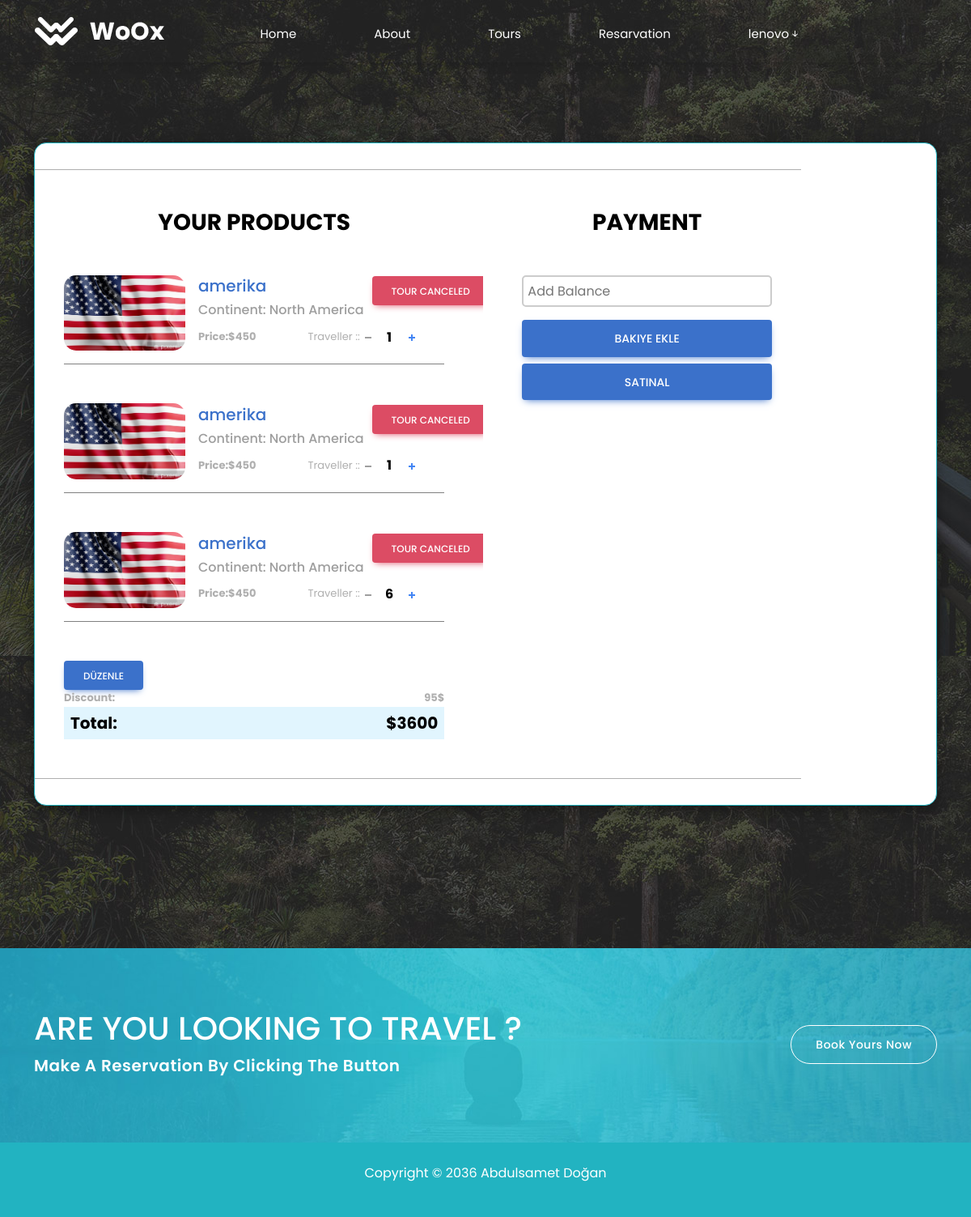
Screenshot of /BasketUser/ (signed in) with the database file from the repository.
### appUser/models.py (models this page shows)
class Basket(models.Model):
    tuors = models.ForeignKey(Tour, verbose_name=("turadı"), on_delete=models.CASCADE)
    user = models.ForeignKey(User, on_delete=models.CASCADE, null=True)
    userinfo = models.ForeignKey(Userinfo, verbose_name=("kullanıcı"), on_delete=models.CASCADE, null=True)
    quanity = models.IntegerField(("adet"), null=True)
    total_price = models.IntegerField(("toplam fiyat"), null=True)
    created_at = models.DateTimeField(auto_now_add=True, null=True)
    is_paid = models.BooleanField(default=False, null=True)

### appMy/models.py (models this page shows, shortened)
class Tour(models.Model):
    continents = models.ForeignKey(Continents, verbose_name=("kıta"), on_delete=models.CASCADE, blank=True, null=True)
    header=models.CharField(("tur üleksi"), max_length=50)
    text=models.TextField(("içerik"),max_length=5000)
    duration=models.CharField(("tur süresi"), max_length=50,null=True,blank=True)
    price=models.CharField(("fiyat"), max_length=50)
    total_price=models.CharField(("toplam yolcu adeti"), max_length=50,null=True)
    city=models.ManyToManyField(City, verbose_name=("şehirler"),blank=True)
    img=models.ImageField(("ülke bayrağı"), upload_to="None", max_length=500,null=True,blank=True)

class Continents (models.Model):
    header=models.CharField(("kıta adı"), max_length=50)
    text=models.TextField(("içerik"),max_length=2000)
    img=models.ImageField(("resim"), upload_to="resin",  max_length=500)
    population=models.CharField(("kıta nüfusu"), max_length=50)
    area=models.CharField(("kıta yüz ölçümü"), max_length=50)
    countries_total=models.CharField(("kıtadaki toplam ülke"), max_length=50)
    video=models.TextField(("videos"),max_length=500,null=True)
    def __str__(self):
        return self.header

### appUser/views.py (the view, shortened to what this page needs)
# urls.py: path('BasketUser/', BasketUser, name='BasketUser'),
@transaction.atomic
def BasketUser(request):
    userinfos = Userinfo.objects.filter(user=request.user)
    bask = Basket.objects.filter(user=request.user)
    total = 0
    for item in bask:
        total += item.total_price
    context = {
        "bask": bask,
        "total": total,
        "userinfos": userinfos,
    }
    return render(request, "basket.html", context)

### appMy/templates/basket.html (shortened to what this page needs)
{% extends "base.html" %}
{% load static %}
{% block body %}
<section class=" BasketUser" >
  <div class="container h-100 py-5  ">
    <div class="row d-flex justify-content-center align-items-center h-100 ">
      <div class="col ">
        <div class="card shopping-cart   " style="border-radius: 15px;">
          <div class="card-body text-black">
            <div class="row">
              <div class="col-lg-7 px-5 py-4 contry ">
                <h3 class="mb-5 pt-2 text-center fw-bold text-uppercase">Your products</h3>
               {% if bask %}
               <form action="" method="POST">
               {% for i in bask %}
               <div class="d-flex align-items-center mb-5 basket_product ">
                 <div class="flex-shrink-0">
                   <img src="{{ i.tuors.img.url }}"
                     class="img-fluid" style="width: 150px; border-radius: 15px;" alt="Generic placeholder image">
                 </div>
                 <div class="flex-grow-1 ms-3">
                   <a href="{% url 'BasketUser_delete' i.id %}" class="float-end text-black btn  btn-danger text-white">tour canceled</a>
                   <h5 class="text-primary">{{ i.tuors.header }}</h5>
                   <h6 style="color: #9e9e9e;">Continent: {{ i.tuors.continents }}</h6>
                   <div class="d-flex align-items-center">
                     <p class="fw-bold mb-0 me-5 pe-3">Price:${{ i.tuors.price }}</p>
                     <p>Traveller :: </p>
                     <div class="def-number-input number-input safari_only ">
                       <button  type="button" onclick="this.parentNode.querySelector('input[type=number]').stepDown()"
                         class="minus"></button>
                       <input class="quantity fw-bold text-black" min="0" name="quantity {{ i.id }}" value="{{ i.quanity }}"
                         type="number">
                       <button  type="button" onclick="this.parentNode.querySelector('input[type=number]').stepUp()"
                         class="plus"></button>
                     </div>
                   </div>
                 </div>
               </div>
               {% endfor %}
               <button type="submit" name="button" class="btn btn-primary"  value="edit" > düzenle</button>
               <div class="d-flex justify-content-between px-x">
                 <p class="fw-bold">Discount:</p>
                 <p class="fw-bold">95$</p>
               </div>
               <div class="d-flex justify-content-between p-2 mb-2" style="background-color: #e1f5fe;">
                 <h5 class="fw-bold mb-0">Total:</h5>
                 <h5 class="fw-bold mb-0"> ${{ total }} </h5>
               </div>
             </form>
               {% endif %}
              </div>
              <div class="col-lg-5 px-5 py-4">
                <h3 class="mb-5 pt-2 text-center fw-bold text-uppercase">Payment</h3>
                <form class="mb-5" method="POST">
                    <input placeholder="Add Balance" class="input-style mb-3 w-100" type="text" name="balance" >
                  <button type="submit" name="button" class="btn btn-primary btn-block btn-lg" value="balance" >Bakiye ekle</button>
                  <button type="submit" name="button" class="btn btn-primary btn-block btn-lg buynows" value="buynow" >satınal</button>
                </form>
              </div>
            </div>
          </div>
        </div>
      </div>
    </div>
  </div>
</section>
{% endblock body %}

### appMy/templates/base.html (shortened to what this page needs)
{% load static %}
<!DOCTYPE html>
<html lang="en">
<head>
    <link rel="stylesheet" href="https://cdn.jsdelivr.net/npm/font-awesome@4.7.0/css/font-awesome.css">
    <link rel="stylesheet" href="https://cdn.jsdelivr.net/npm/bootstrap-icons@1.10.5/font/bootstrap-icons.css">
    <link href="https://cdn.jsdelivr.net/npm/bootstrap@5.2.3/dist/css/bootstrap.min.css" rel="stylesheet">
    <link rel="stylesheet" href="https://cdnjs.cloudflare.com/ajax/libs/animate.css/4.1.1/animate.min.css">
    <link rel="stylesheet"   href="https://cdnjs.cloudflare.com/ajax/libs/mdb-ui-kit/6.3.0/mdb.min.css">
    <link rel="stylesheet" href=" {%  static 'style.css'  %} ">
</head>
<body>
  {% include "part/_header.html" %}
  {% block body %}
  {% endblock body %}
  {% include "part/_footer.html" %}
</body>
</html>

### appMy/templates/part/_header.html (shortened to what this page needs)
{% load static %}
  <nav class="navbar navbar-expand-lg  bg-color fixed-top p-3">
    <div class="container  ">
      <a class="navbar-brand" href="#"> <img src="{% static 'img/logo.png'  %}" alt="">  </a>
      <div class="collapse navbar-collapse   " id="navbarSupportedContent">
        <ul class="navbar-nav me-auto mb-2 mb-lg-0  w-100 d-flex justify-content-end ">
          <li class="nav-item  ">
            <a class="nav-link " aria-current="page" href=" {%  url 'index'  %} ">Home</a>
          </li>
          <li class="nav-item">
            <a class="nav-link " aria-current="page" href="{% url 'about'  %}">About</a>
          </li>
          <li class="nav-item">
            <a class="nav-link " aria-current="page" href="{% url 'deals'  %}">Tours</a>
          </li>
          {% if request.user.is_authenticated %}
          <li class="nav-item">
            <a class="nav-link " aria-current="page" href="{% url 'BasketUser' %}">Resarvation</a>
          </li>
          {% endif %}
          <li class="nav-item">
            {% if request.user.is_authenticated %}
            <ul class="navbar-nav">
              <li class="nav-item dropdown">
                <a class="nav-link " href="#" role="button" data-bs-toggle="dropdown" >
                  {{ user.username }}<i class="bi bi-arrow-down-short"></i>
                </a>
            {% else %}
            <a class="nav-link " aria-current="page" href="{% url 'register'  %}">Login / Register</a>
            {% endif %}
          </li>
        </ul>
      </div>
    </div>
  </nav>

### appMy/templates/part/_footer.html
{% load static %}
<div class="call-to-action">
    <div class="container">
      <div class="row">
        <div class="col-lg-8">
          <h2>Are You Looking To Travel ?</h2>
          <h4>Make A Reservation By Clicking The Button</h4>
        </div>
        <div class="col-lg-4">
          <div class="border-button">
            <a href="reservation.html">Book Yours Now</a>
          </div>
        </div>
      </div>
    </div>
  </div>
  <footer>
    <div class="container">
      <div class="row">
        <div class="col-lg-12">
          <p>Copyright © 2036 Abdulsamet Doğan
          </p>
        </div>
      </div>
    </div>
  </footer>

### appMy/static/style.css (style rules this page uses)
body { font-family: "Poppins", sans-serif; }
body img { max-width: 100%; }
body a { text-decoration: none; }
.navbar .nav-link { color: #fff; font-weight: 400; font-size: 15px; line-height: 25px; }
.navbar .nav-item { margin-right: 5rem; height: 35px; }
.nav-link { position: relative; }
.nav-link::before, .nav-link::after { content: ""; position: absolute; width: 0%; height: 2px; bottom: 0; background-color: #fff; transition: all 0.3s ease-in-out; }
.nav-link::before { left: 0; }
.nav-link::after { right: 0; }
.border-button a { font-size: 14px; color: #22b3c1; background-color: transparent; border: 1px solid #22b3c1; padding: 12px 30px; display: inline-block; border-radius: 25px; font-weight: 500; text-transform: capitalize; letter-spacing: 0.5px; transition: all 0.3s; position: relative; overflow: hidden; }
section { margin-top: 120px; }
.call-to-action { margin-top: 120px; background-image: url(img/cta-bg.jpg); background-repeat: no-repeat; background-size: cover; background-position: center center; padding: 75px 0px; }
.call-to-action h2 { font-size: 40px; color: #fff; margin-bottom: 10px; text-transform: uppercase; }
.call-to-action h4 { font-size: 20px; color: #fff; font-weight: 600; letter-spacing: 0.5px; }
.call-to-action .border-button { text-align: right; margin-top: 20px; }
.call-to-action .border-button a { color: #fff; border-color: #fff; }
footer { background-color: #22b3c1; text-align: center; padding: 25px 0px; }
footer p { color: #fff; }
.card { overflow: hidden; border: 1px solid #22b3c1; border-radius: 26px; box-shadow: rgba(0, 0, 0, 0.35) 0px 5px 15px; }
.card .card-body { margin: 0%; padding: 0%; width: 85%; margin-top: 2rem; margin-bottom: 2rem; border-bottom: 1px solid #afafaf; border-top: 1px solid #afafaf; padding: 1rem 0px; }
.card .card-body p { font-weight: 400; color: #afafaf; font-size: 13px; margin: 0%; padding: 0%; }
.BasketUser { margin-top: 0rem; padding-top: 8rem; padding-bottom: 8rem; width: 100%; min-height: 100vh; background: url(img/banner-02.jpg); background-attachment: fixed; }

### appMy/templates/basket.html (style rules this page uses)
.call-to-action { margin-top: 0px ; }
.number-input input[type="number"] { -webkit-appearance: textfield; -moz-appearance: textfield; appearance: textfield; }
.number-input button { -webkit-appearance: none; background-color: transparent; border: none; align-items: center; justify-content: center; cursor: pointer; margin: 0; position: relative; }
.number-input button:before, .number-input button:after { display: inline-block; position: absolute; content: ''; height: 2px; transform: translate(-50%, -50%); }
.number-input button.plus:after { transform: translate(-50%, -50%) rotate(90deg); }
.number-input input[type=number] { text-align: center; }
.number-input.number-input { border: 1px solid #ced4da; width: 10rem; border-radius: .25rem; }
.number-input.number-input button { width: 2.6rem; height: .7rem; }
.number-input.number-input button.minus { padding-left: 10px; }
.number-input.number-input button:before, .number-input.number-input button:after { width: .7rem; background-color: #495057; }
.number-input.number-input input[type=number] { max-width: 4rem; padding: .5rem; border: 1px solid #ced4da; border-width: 0 1px; font-size: 1rem; height: 2rem; color: #495057; }
.shopping-cart .def-number-input.number-input { border: none; }
.shopping-cart .def-number-input.number-input input[type=number] { max-width: 2rem; border: none; }
.shopping-cart .def-number-input.number-input button { width: 1rem; }
.shopping-cart .def-number-input.number-input button:before, .shopping-cart .def-number-input.number-input button:after { width: .5rem; }
.shopping-cart .def-number-input.number-input button.minus:before, .shopping-cart .def-number-input.number-input button.minus:after { background-color: #9e9e9e; }
.shopping-cart .def-number-input.number-input button.plus:before, .shopping-cart .def-number-input.number-input button.plus:after { background-color: #4285f4; }
.contry { overflow-x: scroll; white-space: nowrap; }
.basket_product { width: 100%; border-bottom: 1px solid gray; padding-bottom: 1rem; }
.input-style { padding: 5px; border: 2px solid #ccc; border-radius: 5px; font-size: 16px; color: #555; outline: none; }

### rows the page displays
Basket: tuors.img (picture), tuors.header "amerika", tuors.continents "North America", tuors.price "450", quanity "1"
Basket: tuors.img (picture), tuors.header "amerika", tuors.continents "North America", tuors.price "450", quanity "1"
Basket: tuors.img (picture), tuors.header "amerika", tuors.continents "North America", tuors.price "450", quanity "6"

### other values shown
{{ user.username }} "lenovo"
{{ total }} "3600"
